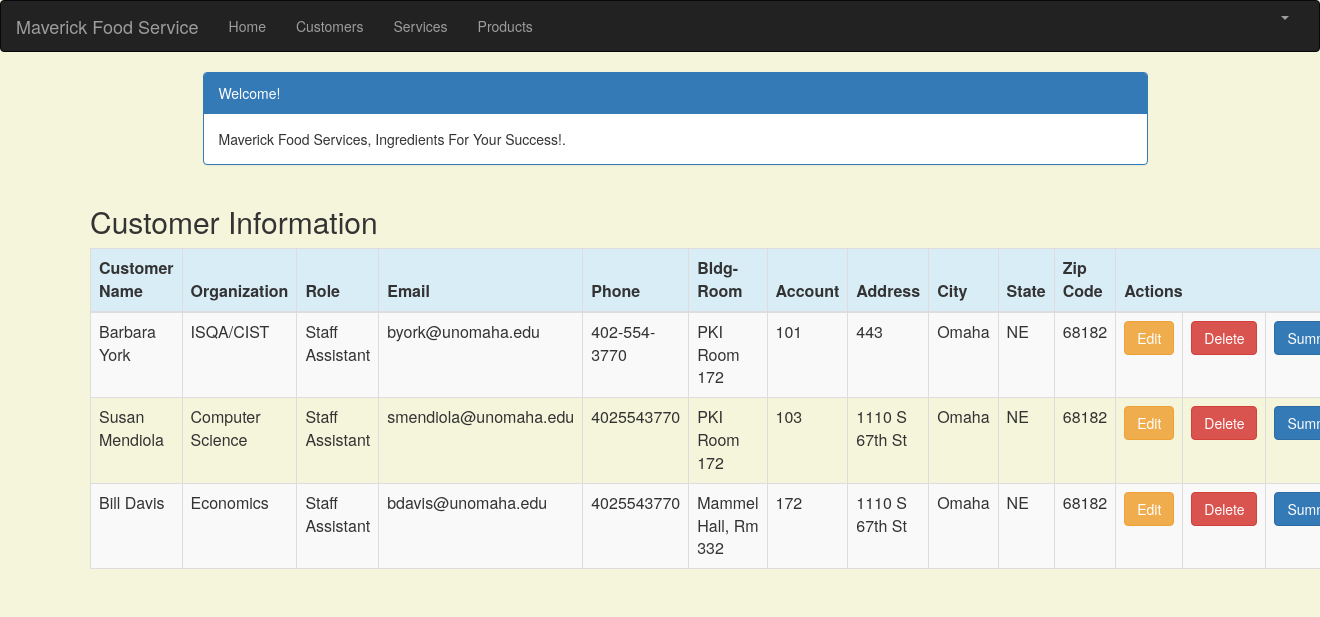
/customer_list (signed in), run on the app's committed database.
### crm/models.py (models this page shows, shortened)
class Customer(models.Model):
    cust_name = models.CharField(max_length=50)
    organization = models.CharField(max_length=100, blank=True)
    role = models.CharField(max_length=100)
    email = models.EmailField(max_length=100)
    bldgroom = models.CharField(max_length=100)
    address = models.CharField(max_length=200)
    account_number = models.IntegerField(blank=False, null=False)
    city = models.CharField(max_length=50)
    state = models.CharField(max_length=50)
    zipcode = models.CharField(max_length=10)
    phone_number = models.CharField(max_length=50)
    created_date = models.DateTimeField(
        default=timezone.now)
    updated_date = models.DateTimeField(auto_now_add=True)

### crm/views.py (the view)
# urls.py: path('customer_list', views.customer_list, name='customer_list'),
@login_required
def customer_list(request):
    customer = Customer.objects.filter(created_date__lte=timezone.now())
    return render(request, 'crm/customer_list.html',
                 {'customers': customer})

### crm/templates/crm/customer_list.html (shortened to what this page needs)
{% extends 'crm/base.html' %}
{% load staticfiles %}
{% block content %}
    <html>
    <head>
        <link rel="stylesheet" href="https://maxcdn.bootstrapcdn.com/bootstrap/3.3.4/css/bootstrap.min.css">
    </head>
    <body>
    <div class="container">
        <div class="row">
            <div class="col-md-10 col-md-offset-1">
                <div class="panel panel-primary">
                    <div class="panel-heading">Welcome!</div>
                    <div class="panel-body">
                        Maverick Food Services, Ingredients For Your Success!.
                    </div>
                </div>
            </div>
        </div>
    </div>
    <div class="row">
           <h2 style="padding-left: 15Px">Customer Information</h2>
    </div>
    <div>
        <table class="table table-striped table-bordered table-hover">
            <thead>
            <tr class="bg-info">
                <th>Customer Name</th>
                <th>Organization</th>
                <th>Role</th>
                <th>Email</th>
                <th>Phone</th>
                <th>Bldg-Room</th>
                <th>Account</th>
                <th>Address</th>
                <th>City</th>
                <th>State</th>
                <th>Zip Code</th>
                <th colspan="3">Actions</th>
            </tr>
            </thead>
            <tbody>
            {% for customer in customers %}
                <tr>
                    <td>{{ customer.cust_name }}</td>
                    <td>{{ customer.organization }}</td>
                    <td>{{ customer.role }}</td>
                    <td>{{ customer.email }}</td>
                    <td>{{ customer.phone_number }}</td>
                    <td>{{ customer.bldgroom }}</td>
                    <td>{{ customer.account_number }}</td>
                    <td>{{ customer.address }}</td>
                    <td>{{ customer.city }}</td>
                    <td>{{ customer.state }}</td>
                    <td>{{ customer.zipcode }}</td>
                    <td><a href="{% url 'crm:customer_edit' pk=customer.pk %}" class="btn btn-warning">Edit</a>
                   <td><a href="{% url 'crm:customer_delete' pk=customer.pk %}"
                           onclick="return confirm('Are you sure you want to delete?')"
                           class="btn btn-danger">Delete</a>
                    </td>
                    <td><a href="{% url 'crm:summary' pk=customer.pk %}"
                           class="btn btn-primary">Summary</a>
                </tr>
            {% endfor %}
            </tbody>
        </table>
    </div>
    </body>
{% endblock %}

### crm/templates/crm/customer_list.html (style rules this page uses)
body { background-color: beige; }

### data on the page
Customer: cust_name "Barbara York", organization "ISQA/CIST", role "Staff Assistant", email "byork@unomaha.edu", phone_number "402-554-3770", bldgroom "PKI Room 172", account_number "101", address "443", city "Omaha", state "NE", zipcode "68182"
Customer: cust_name "Susan Mendiola", organization "Computer Science", role "Staff Assistant", email "smendiola@unomaha.edu", phone_number "4025543770", bldgroom "PKI Room 172", account_number "103", address "1110 S 67th St", city "Omaha", state "NE", zipcode "68182"
Customer: cust_name "Bill Davis", organization "Economics", role "Staff Assistant", email "bdavis@unomaha.edu", phone_number "4025543770", bldgroom "Mammel Hall, Rm 332", account_number "172", address "1110 S 67th St", city "Omaha", state "NE", zipcode "68182"
